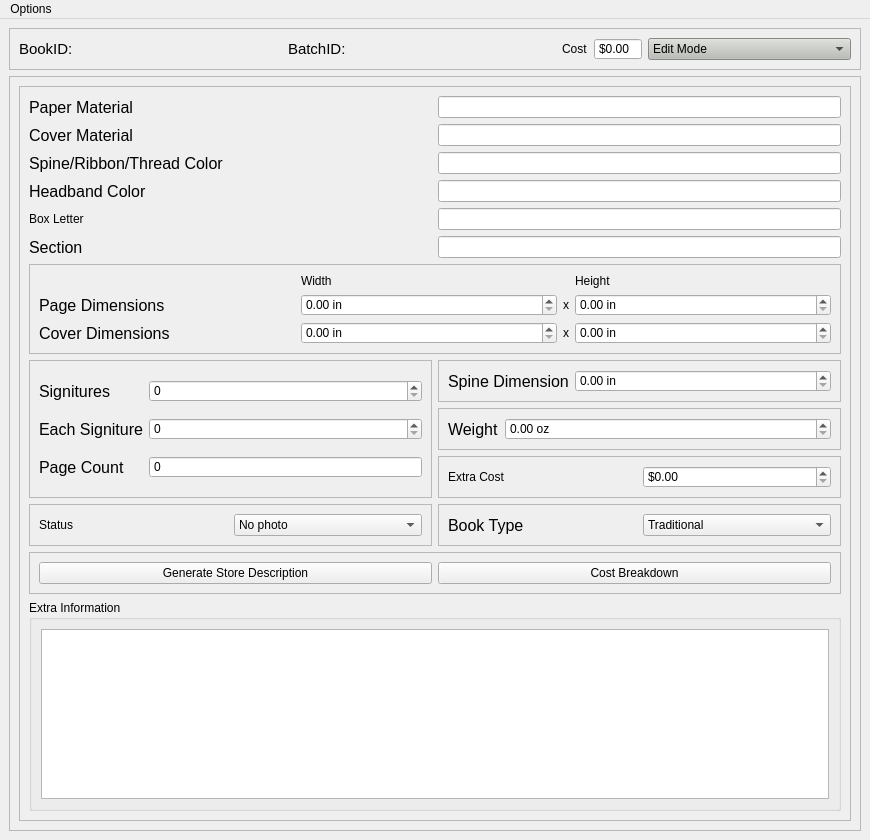
<?xml version="1.0" encoding="UTF-8"?>
<ui version="4.0">
 <class>MainWindow</class>
 <widget class="QMainWindow" name="MainWindow">
  <property name="windowModality">
   <enum>Qt::NonModal</enum>
  </property>
  <property name="geometry">
   <rect>
    <x>0</x>
    <y>0</y>
    <width>870</width>
    <height>840</height>
   </rect>
  </property>
  <property name="windowTitle">
   <string>Book Tracker</string>
  </property>
  <property name="styleSheet">
   <string notr="true">#centralwidget {
	padding: 10px;
}</string>
  </property>
  <property name="documentMode">
   <bool>false</bool>
  </property>
  <widget class="QWidget" name="centralwidget">
   <property name="styleSheet">
    <string notr="true">#centralwidget {
	padding: 10px;
	margin: 10px;
}</string>
   </property>
   <layout class="QVBoxLayout" name="verticalLayout">
    <item>
     <widget class="QFrame" name="idFrame">
      <property name="sizePolicy">
       <sizepolicy hsizetype="Preferred" vsizetype="Maximum">
        <horstretch>0</horstretch>
        <verstretch>0</verstretch>
       </sizepolicy>
      </property>
      <property name="frameShape">
       <enum>QFrame::StyledPanel</enum>
      </property>
      <property name="frameShadow">
       <enum>QFrame::Raised</enum>
      </property>
      <layout class="QHBoxLayout" name="horizontalLayout_2">
       <item>
        <widget class="QLabel" name="label">
         <property name="sizePolicy">
          <sizepolicy hsizetype="Minimum" vsizetype="Minimum">
           <horstretch>0</horstretch>
           <verstretch>0</verstretch>
          </sizepolicy>
         </property>
         <property name="font">
          <font>
           <pointsize>11</pointsize>
          </font>
         </property>
         <property name="text">
          <string>BookID:</string>
         </property>
        </widget>
       </item>
       <item>
        <widget class="QLabel" name="labelBookID">
         <property name="sizePolicy">
          <sizepolicy hsizetype="MinimumExpanding" vsizetype="Minimum">
           <horstretch>0</horstretch>
           <verstretch>0</verstretch>
          </sizepolicy>
         </property>
         <property name="font">
          <font>
           <family>Courier</family>
           <pointsize>12</pointsize>
           <weight>50</weight>
           <italic>false</italic>
           <bold>false</bold>
          </font>
         </property>
         <property name="styleSheet">
          <string notr="true">#labelBookID {
	font: Courier;
}</string>
         </property>
         <property name="text">
          <string> &lt;None&gt;</string>
         </property>
        </widget>
       </item>
       <item>
        <widget class="QLabel" name="label_3">
         <property name="sizePolicy">
          <sizepolicy hsizetype="Minimum" vsizetype="Minimum">
           <horstretch>0</horstretch>
           <verstretch>0</verstretch>
          </sizepolicy>
         </property>
         <property name="font">
          <font>
           <pointsize>11</pointsize>
          </font>
         </property>
         <property name="styleSheet">
          <string notr="true"/>
         </property>
         <property name="text">
          <string>BatchID:</string>
         </property>
        </widget>
       </item>
       <item>
        <widget class="QLabel" name="labelBatchID">
         <property name="sizePolicy">
          <sizepolicy hsizetype="MinimumExpanding" vsizetype="Minimum">
           <horstretch>0</horstretch>
           <verstretch>0</verstretch>
          </sizepolicy>
         </property>
         <property name="font">
          <font>
           <family>Courier</family>
           <pointsize>12</pointsize>
           <weight>50</weight>
           <italic>false</italic>
           <bold>false</bold>
          </font>
         </property>
         <property name="styleSheet">
          <string notr="true">#labelBatchID {
	font: Courier;
}</string>
         </property>
         <property name="text">
          <string> &lt;None&gt;</string>
         </property>
        </widget>
       </item>
       <item>
        <widget class="QLabel" name="label_24">
         <property name="text">
          <string>Cost</string>
         </property>
        </widget>
       </item>
       <item>
        <widget class="QDoubleSpinBox" name="spinCost">
         <property name="readOnly">
          <bool>true</bool>
         </property>
         <property name="buttonSymbols">
          <enum>QAbstractSpinBox::NoButtons</enum>
         </property>
         <property name="prefix">
          <string>$</string>
         </property>
        </widget>
       </item>
       <item>
        <widget class="QComboBox" name="comboMode">
         <property name="sizePolicy">
          <sizepolicy hsizetype="Expanding" vsizetype="Fixed">
           <horstretch>0</horstretch>
           <verstretch>0</verstretch>
          </sizepolicy>
         </property>
         <property name="font">
          <font/>
         </property>
         <property name="styleSheet">
          <string notr="true">#comboMode {
	background-color: rgb(186, 189, 182);
}</string>
         </property>
         <item>
          <property name="text">
           <string>Edit Mode</string>
          </property>
         </item>
         <item>
          <property name="text">
           <string>ReadOnly Mode</string>
          </property>
         </item>
        </widget>
       </item>
      </layout>
     </widget>
    </item>
    <item>
     <widget class="QScrollArea" name="scrollAreaDescription">
      <property name="sizePolicy">
       <sizepolicy hsizetype="Expanding" vsizetype="MinimumExpanding">
        <horstretch>0</horstretch>
        <verstretch>0</verstretch>
       </sizepolicy>
      </property>
      <property name="widgetResizable">
       <bool>true</bool>
      </property>
      <widget class="QWidget" name="scrollAreaWidgetContents">
       <property name="geometry">
        <rect>
         <x>0</x>
         <y>0</y>
         <width>821</width>
         <height>1024</height>
        </rect>
       </property>
       <layout class="QGridLayout" name="gridLayout_5">
        <item row="0" column="0">
         <widget class="QFrame" name="discriptionFrame">
          <property name="frameShape">
           <enum>QFrame::StyledPanel</enum>
          </property>
          <property name="frameShadow">
           <enum>QFrame::Raised</enum>
          </property>
          <layout class="QGridLayout" name="gridLayout">
           <item row="17" column="0" colspan="2">
            <widget class="QFrame" name="frame_10">
             <property name="sizePolicy">
              <sizepolicy hsizetype="Ignored" vsizetype="Preferred">
               <horstretch>0</horstretch>
               <verstretch>0</verstretch>
              </sizepolicy>
             </property>
             <property name="frameShape">
              <enum>QFrame::StyledPanel</enum>
             </property>
             <property name="frameShadow">
              <enum>QFrame::Raised</enum>
             </property>
             <layout class="QHBoxLayout" name="horizontalLayout_11">
              <item>
               <widget class="QPushButton" name="pushButtonGenStoreDiscription">
                <property name="text">
                 <string>Generate Store Description</string>
                </property>
               </widget>
              </item>
              <item>
               <widget class="QPushButton" name="buttonCostBreakdown">
                <property name="text">
                 <string>Cost Breakdown</string>
                </property>
               </widget>
              </item>
             </layout>
            </widget>
           </item>
           <item row="12" column="1">
            <widget class="QFrame" name="frame_6">
             <property name="sizePolicy">
              <sizepolicy hsizetype="Ignored" vsizetype="Preferred">
               <horstretch>0</horstretch>
               <verstretch>0</verstretch>
              </sizepolicy>
             </property>
             <property name="frameShape">
              <enum>QFrame::StyledPanel</enum>
             </property>
             <property name="frameShadow">
              <enum>QFrame::Raised</enum>
             </property>
             <layout class="QHBoxLayout" name="horizontalLayout_6">
              <item>
               <widget class="QLabel" name="label_13">
                <property name="sizePolicy">
                 <sizepolicy hsizetype="Minimum" vsizetype="Preferred">
                  <horstretch>0</horstretch>
                  <verstretch>0</verstretch>
                 </sizepolicy>
                </property>
                <property name="font">
                 <font>
                  <pointsize>12</pointsize>
                 </font>
                </property>
                <property name="text">
                 <string>Spine Dimension</string>
                </property>
               </widget>
              </item>
              <item>
               <widget class="QDoubleSpinBox" name="spinSpineDim">
                <property name="sizePolicy">
                 <sizepolicy hsizetype="MinimumExpanding" vsizetype="Fixed">
                  <horstretch>0</horstretch>
                  <verstretch>0</verstretch>
                 </sizepolicy>
                </property>
                <property name="suffix">
                 <string> in</string>
                </property>
               </widget>
              </item>
             </layout>
            </widget>
           </item>
           <item row="19" column="0" colspan="2">
            <widget class="QGroupBox" name="groupBox_9">
             <property name="sizePolicy">
              <sizepolicy hsizetype="Ignored" vsizetype="Maximum">
               <horstretch>0</horstretch>
               <verstretch>0</verstretch>
              </sizepolicy>
             </property>
             <property name="title">
              <string>Extra Information</string>
             </property>
             <layout class="QGridLayout" name="gridLayout_4">
              <item row="1" column="0">
               <widget class="QPlainTextEdit" name="editExtra">
                <property name="font">
                 <font>
                  <pointsize>12</pointsize>
                 </font>
                </property>
               </widget>
              </item>
             </layout>
            </widget>
           </item>
           <item row="14" column="1">
            <widget class="QFrame" name="frame_9">
             <property name="sizePolicy">
              <sizepolicy hsizetype="Ignored" vsizetype="MinimumExpanding">
               <horstretch>0</horstretch>
               <verstretch>0</verstretch>
              </sizepolicy>
             </property>
             <property name="frameShape">
              <enum>QFrame::StyledPanel</enum>
             </property>
             <property name="frameShadow">
              <enum>QFrame::Raised</enum>
             </property>
             <layout class="QGridLayout" name="gridLayout_6">
              <item row="0" column="0">
               <widget class="QLabel" name="label_10">
                <property name="text">
                 <string>Extra Cost</string>
                </property>
               </widget>
              </item>
              <item row="0" column="1">
               <widget class="QDoubleSpinBox" name="spinExtra">
                <property name="prefix">
                 <string>$</string>
                </property>
                <property name="suffix">
                 <string/>
                </property>
                <property name="singleStep">
                 <double>0.250000000000000</double>
                </property>
               </widget>
              </item>
             </layout>
            </widget>
           </item>
           <item row="2" column="0">
            <widget class="QLabel" name="label_12">
             <property name="sizePolicy">
              <sizepolicy hsizetype="Ignored" vsizetype="Preferred">
               <horstretch>0</horstretch>
               <verstretch>0</verstretch>
              </sizepolicy>
             </property>
             <property name="font">
              <font>
               <pointsize>12</pointsize>
              </font>
             </property>
             <property name="text">
              <string>Spine/Ribbon/Thread Color</string>
             </property>
            </widget>
           </item>
           <item row="1" column="1">
            <widget class="QLineEdit" name="editCoverMaterial">
             <property name="sizePolicy">
              <sizepolicy hsizetype="MinimumExpanding" vsizetype="Fixed">
               <horstretch>0</horstretch>
               <verstretch>0</verstretch>
              </sizepolicy>
             </property>
            </widget>
           </item>
           <item row="4" column="0">
            <widget class="QLabel" name="label_21">
             <property name="sizePolicy">
              <sizepolicy hsizetype="Ignored" vsizetype="Preferred">
               <horstretch>0</horstretch>
               <verstretch>0</verstretch>
              </sizepolicy>
             </property>
             <property name="font">
              <font>
               <pointsize>12</pointsize>
              </font>
             </property>
             <property name="text">
              <string>Headband Color</string>
             </property>
            </widget>
           </item>
           <item row="4" column="1">
            <widget class="QLineEdit" name="editHeadbandColor">
             <property name="sizePolicy">
              <sizepolicy hsizetype="MinimumExpanding" vsizetype="Fixed">
               <horstretch>0</horstretch>
               <verstretch>0</verstretch>
              </sizepolicy>
             </property>
            </widget>
           </item>
           <item row="0" column="0">
            <widget class="QLabel" name="label_9">
             <property name="sizePolicy">
              <sizepolicy hsizetype="Ignored" vsizetype="Preferred">
               <horstretch>0</horstretch>
               <verstretch>0</verstretch>
              </sizepolicy>
             </property>
             <property name="font">
              <font>
               <pointsize>12</pointsize>
              </font>
             </property>
             <property name="text">
              <string>Paper Material</string>
             </property>
            </widget>
           </item>
           <item row="2" column="1">
            <widget class="QLineEdit" name="editThreadColor">
             <property name="sizePolicy">
              <sizepolicy hsizetype="MinimumExpanding" vsizetype="Fixed">
               <horstretch>0</horstretch>
               <verstretch>0</verstretch>
              </sizepolicy>
             </property>
            </widget>
           </item>
           <item row="0" column="1">
            <widget class="QLineEdit" name="editPageMaterial">
             <property name="sizePolicy">
              <sizepolicy hsizetype="MinimumExpanding" vsizetype="Fixed">
               <horstretch>0</horstretch>
               <verstretch>0</verstretch>
              </sizepolicy>
             </property>
            </widget>
           </item>
           <item row="9" column="0">
            <widget class="QLabel" name="label_19">
             <property name="sizePolicy">
              <sizepolicy hsizetype="Ignored" vsizetype="Preferred">
               <horstretch>0</horstretch>
               <verstretch>0</verstretch>
              </sizepolicy>
             </property>
             <property name="font">
              <font>
               <pointsize>12</pointsize>
              </font>
             </property>
             <property name="text">
              <string>Section</string>
             </property>
            </widget>
           </item>
           <item row="16" column="1">
            <widget class="QFrame" name="frame_4">
             <property name="sizePolicy">
              <sizepolicy hsizetype="MinimumExpanding" vsizetype="Preferred">
               <horstretch>0</horstretch>
               <verstretch>0</verstretch>
              </sizepolicy>
             </property>
             <property name="frameShape">
              <enum>QFrame::StyledPanel</enum>
             </property>
             <property name="frameShadow">
              <enum>QFrame::Raised</enum>
             </property>
             <layout class="QHBoxLayout" name="horizontalLayout_10">
              <item>
               <widget class="QLabel" name="label_22">
                <property name="font">
                 <font>
                  <pointsize>12</pointsize>
                 </font>
                </property>
                <property name="text">
                 <string>Book Type</string>
                </property>
               </widget>
              </item>
              <item>
               <widget class="QComboBox" name="comboBookType">
                <item>
                 <property name="text">
                  <string>Traditional</string>
                 </property>
                </item>
                <item>
                 <property name="text">
                  <string>Coptic</string>
                 </property>
                </item>
                <item>
                 <property name="text">
                  <string>Coptic (2 needle)</string>
                 </property>
                </item>
                <item>
                 <property name="text">
                  <string>StabStich</string>
                 </property>
                </item>
                <item>
                 <property name="text">
                  <string>Quarter</string>
                 </property>
                </item>
                <item>
                 <property name="text">
                  <string>Long Stich</string>
                 </property>
                </item>
               </widget>
              </item>
             </layout>
            </widget>
           </item>
           <item row="9" column="1">
            <widget class="QLineEdit" name="editSection">
             <property name="sizePolicy">
              <sizepolicy hsizetype="MinimumExpanding" vsizetype="Fixed">
               <horstretch>0</horstretch>
               <verstretch>0</verstretch>
              </sizepolicy>
             </property>
            </widget>
           </item>
           <item row="13" column="1">
            <widget class="QFrame" name="frame_5">
             <property name="sizePolicy">
              <sizepolicy hsizetype="Ignored" vsizetype="Preferred">
               <horstretch>0</horstretch>
               <verstretch>0</verstretch>
              </sizepolicy>
             </property>
             <property name="frameShape">
              <enum>QFrame::StyledPanel</enum>
             </property>
             <property name="frameShadow">
              <enum>QFrame::Raised</enum>
             </property>
             <layout class="QHBoxLayout" name="horizontalLayout_7">
              <item>
               <widget class="QLabel" name="label_16">
                <property name="sizePolicy">
                 <sizepolicy hsizetype="Minimum" vsizetype="Preferred">
                  <horstretch>0</horstretch>
                  <verstretch>0</verstretch>
                 </sizepolicy>
                </property>
                <property name="font">
                 <font>
                  <pointsize>12</pointsize>
                 </font>
                </property>
                <property name="text">
                 <string>Weight</string>
                </property>
               </widget>
              </item>
              <item>
               <widget class="QDoubleSpinBox" name="spinWeight">
                <property name="sizePolicy">
                 <sizepolicy hsizetype="MinimumExpanding" vsizetype="Fixed">
                  <horstretch>0</horstretch>
                  <verstretch>0</verstretch>
                 </sizepolicy>
                </property>
                <property name="suffix">
                 <string> oz</string>
                </property>
               </widget>
              </item>
             </layout>
            </widget>
           </item>
           <item row="1" column="0">
            <widget class="QLabel" name="label_4">
             <property name="sizePolicy">
              <sizepolicy hsizetype="Ignored" vsizetype="Preferred">
               <horstretch>0</horstretch>
               <verstretch>0</verstretch>
              </sizepolicy>
             </property>
             <property name="font">
              <font>
               <pointsize>12</pointsize>
              </font>
             </property>
             <property name="text">
              <string>Cover Material</string>
             </property>
            </widget>
           </item>
           <item row="11" column="0" colspan="2">
            <widget class="QFrame" name="frame_2">
             <property name="sizePolicy">
              <sizepolicy hsizetype="MinimumExpanding" vsizetype="Preferred">
               <horstretch>0</horstretch>
               <verstretch>0</verstretch>
              </sizepolicy>
             </property>
             <property name="frameShape">
              <enum>QFrame::StyledPanel</enum>
             </property>
             <property name="frameShadow">
              <enum>QFrame::Raised</enum>
             </property>
             <layout class="QGridLayout" name="gridLayout_3">
              <item row="1" column="4">
               <widget class="QDoubleSpinBox" name="spinPageDimY">
                <property name="suffix">
                 <string> in</string>
                </property>
               </widget>
              </item>
              <item row="1" column="0">
               <widget class="QLabel" name="label_8">
                <property name="sizePolicy">
                 <sizepolicy hsizetype="Ignored" vsizetype="Preferred">
                  <horstretch>0</horstretch>
                  <verstretch>0</verstretch>
                 </sizepolicy>
                </property>
                <property name="font">
                 <font>
                  <pointsize>12</pointsize>
                 </font>
                </property>
                <property name="text">
                 <string>Page Dimensions</string>
                </property>
               </widget>
              </item>
              <item row="0" column="4">
               <widget class="QLabel" name="label_17">
                <property name="text">
                 <string>Height</string>
                </property>
               </widget>
              </item>
              <item row="2" column="0">
               <widget class="QLabel" name="label_5">
                <property name="sizePolicy">
                 <sizepolicy hsizetype="Ignored" vsizetype="Preferred">
                  <horstretch>0</horstretch>
                  <verstretch>0</verstretch>
                 </sizepolicy>
                </property>
                <property name="font">
                 <font>
                  <pointsize>12</pointsize>
                 </font>
                </property>
                <property name="styleSheet">
                 <string notr="true">#label_5 {
	
}</string>
                </property>
                <property name="text">
                 <string>Cover Dimensions</string>
                </property>
               </widget>
              </item>
              <item row="0" column="2">
               <widget class="QLabel" name="label_15">
                <property name="text">
                 <string>Width</string>
                </property>
               </widget>
              </item>
              <item row="1" column="3">
               <widget class="QLabel" name="label_7">
                <property name="sizePolicy">
                 <sizepolicy hsizetype="Fixed" vsizetype="Preferred">
                  <horstretch>0</horstretch>
                  <verstretch>0</verstretch>
                 </sizepolicy>
                </property>
                <property name="text">
                 <string>x</string>
                </property>
               </widget>
              </item>
              <item row="1" column="2">
               <widget class="QDoubleSpinBox" name="spinPageDimX">
                <property name="suffix">
                 <string> in</string>
                </property>
               </widget>
              </item>
              <item row="2" column="3">
               <widget class="QLabel" name="label_6">
                <property name="text">
                 <string>x</string>
                </property>
               </widget>
              </item>
              <item row="2" column="4">
               <widget class="QDoubleSpinBox" name="spinCoverDimY">
                <property name="suffix">
                 <string> in</string>
                </property>
               </widget>
              </item>
              <item row="2" column="2">
               <widget class="QDoubleSpinBox" name="spinCoverDimX">
                <property name="sizePolicy">
                 <sizepolicy hsizetype="Minimum" vsizetype="Preferred">
                  <horstretch>0</horstretch>
                  <verstretch>0</verstretch>
                 </sizepolicy>
                </property>
                <property name="suffix">
                 <string> in</string>
                </property>
               </widget>
              </item>
             </layout>
            </widget>
           </item>
           <item row="16" column="0">
            <widget class="QFrame" name="frame_11">
             <property name="frameShape">
              <enum>QFrame::StyledPanel</enum>
             </property>
             <property name="frameShadow">
              <enum>QFrame::Raised</enum>
             </property>
             <layout class="QHBoxLayout" name="horizontalLayout">
              <item>
               <widget class="QLabel" name="label_2">
                <property name="text">
                 <string>Status</string>
                </property>
               </widget>
              </item>
              <item>
               <widget class="QComboBox" name="comboStatus">
                <item>
                 <property name="text">
                  <string>No photo</string>
                 </property>
                </item>
                <item>
                 <property name="text">
                  <string>Drafted</string>
                 </property>
                </item>
                <item>
                 <property name="text">
                  <string>Drafted (w photo)</string>
                 </property>
                </item>
                <item>
                 <property name="text">
                  <string>Published</string>
                 </property>
                </item>
                <item>
                 <property name="text">
                  <string>Sold</string>
                 </property>
                </item>
               </widget>
              </item>
             </layout>
            </widget>
           </item>
           <item row="12" column="0" rowspan="3">
            <widget class="QFrame" name="frame_7">
             <property name="sizePolicy">
              <sizepolicy hsizetype="MinimumExpanding" vsizetype="Preferred">
               <horstretch>0</horstretch>
               <verstretch>0</verstretch>
              </sizepolicy>
             </property>
             <property name="frameShape">
              <enum>QFrame::StyledPanel</enum>
             </property>
             <property name="frameShadow">
              <enum>QFrame::Raised</enum>
             </property>
             <layout class="QGridLayout" name="gridLayout_2">
              <item row="2" column="1">
               <widget class="QSpinBox" name="spinPagesPerSig">
                <property name="sizePolicy">
                 <sizepolicy hsizetype="Expanding" vsizetype="Fixed">
                  <horstretch>0</horstretch>
                  <verstretch>0</verstretch>
                 </sizepolicy>
                </property>
               </widget>
              </item>
              <item row="2" column="0">
               <widget class="QLabel" name="label_14">
                <property name="sizePolicy">
                 <sizepolicy hsizetype="Minimum" vsizetype="Preferred">
                  <horstretch>0</horstretch>
                  <verstretch>0</verstretch>
                 </sizepolicy>
                </property>
                <property name="font">
                 <font>
                  <pointsize>12</pointsize>
                 </font>
                </property>
                <property name="text">
                 <string>Each Signiture</string>
                </property>
               </widget>
              </item>
              <item row="0" column="0">
               <widget class="QLabel" name="label_20">
                <property name="font">
                 <font>
                  <pointsize>12</pointsize>
                 </font>
                </property>
                <property name="text">
                 <string>Signitures</string>
                </property>
               </widget>
              </item>
              <item row="3" column="0">
               <widget class="QLabel" name="label_11">
                <property name="sizePolicy">
                 <sizepolicy hsizetype="Minimum" vsizetype="Preferred">
                  <horstretch>0</horstretch>
                  <verstretch>0</verstretch>
                 </sizepolicy>
                </property>
                <property name="font">
                 <font>
                  <pointsize>12</pointsize>
                 </font>
                </property>
                <property name="text">
                 <string>Page Count</string>
                </property>
               </widget>
              </item>
              <item row="0" column="1">
               <widget class="QSpinBox" name="spinSignitures">
                <property name="sizePolicy">
                 <sizepolicy hsizetype="Expanding" vsizetype="Fixed">
                  <horstretch>0</horstretch>
                  <verstretch>0</verstretch>
                 </sizepolicy>
                </property>
               </widget>
              </item>
              <item row="3" column="1">
               <widget class="QSpinBox" name="spinPages">
                <property name="sizePolicy">
                 <sizepolicy hsizetype="Expanding" vsizetype="Fixed">
                  <horstretch>0</horstretch>
                  <verstretch>0</verstretch>
                 </sizepolicy>
                </property>
                <property name="readOnly">
                 <bool>true</bool>
                </property>
                <property name="buttonSymbols">
                 <enum>QAbstractSpinBox::NoButtons</enum>
                </property>
                <property name="maximum">
                 <number>1000</number>
                </property>
               </widget>
              </item>
             </layout>
            </widget>
           </item>
           <item row="8" column="0">
            <widget class="QLabel" name="label_23">
             <property name="text">
              <string>Box Letter</string>
             </property>
            </widget>
           </item>
           <item row="8" column="1">
            <widget class="QLineEdit" name="editBox"/>
           </item>
          </layout>
         </widget>
        </item>
       </layout>
      </widget>
     </widget>
    </item>
   </layout>
  </widget>
  <widget class="QMenuBar" name="menubar">
   <property name="geometry">
    <rect>
     <x>0</x>
     <y>0</y>
     <width>870</width>
     <height>33</height>
    </rect>
   </property>
   <widget class="QMenu" name="menuOptions">
    <property name="title">
     <string>Options</string>
    </property>
    <widget class="QMenu" name="menuNew_Entry">
     <property name="title">
      <string>New Entry</string>
     </property>
     <addaction name="actionNewCurrent"/>
     <addaction name="actionNewNew"/>
    </widget>
    <addaction name="actionSaveClose"/>
    <addaction name="menuNew_Entry"/>
    <addaction name="actionLoad"/>
    <addaction name="actionMove_Entry"/>
   </widget>
   <addaction name="menuOptions"/>
  </widget>
  <action name="actionLoad">
   <property name="text">
    <string>Load Entry</string>
   </property>
  </action>
  <action name="actionClose">
   <property name="text">
    <string>Close Entry</string>
   </property>
  </action>
  <action name="actionOpen_Folder">
   <property name="text">
    <string>Open Entry Folder</string>
   </property>
  </action>
  <action name="actionSettings">
   <property name="text">
    <string>Settings</string>
   </property>
  </action>
  <action name="actionNewCurrent">
   <property name="text">
    <string>New entry on current batch</string>
   </property>
  </action>
  <action name="actionNewNew">
   <property name="text">
    <string>New entry on new batch</string>
   </property>
  </action>
  <action name="actionSaveClose">
   <property name="text">
    <string>Save and Close</string>
   </property>
  </action>
  <action name="actionMove_Entry">
   <property name="text">
    <string>Move Entry</string>
   </property>
  </action>
 </widget>
 <tabstops>
  <tabstop>editPageMaterial</tabstop>
  <tabstop>editCoverMaterial</tabstop>
  <tabstop>editThreadColor</tabstop>
  <tabstop>editHeadbandColor</tabstop>
  <tabstop>editBox</tabstop>
  <tabstop>editSection</tabstop>
  <tabstop>spinPageDimX</tabstop>
  <tabstop>spinPageDimY</tabstop>
  <tabstop>spinSignitures</tabstop>
  <tabstop>spinPagesPerSig</tabstop>
  <tabstop>spinSpineDim</tabstop>
  <tabstop>spinWeight</tabstop>
  <tabstop>scrollAreaDescription</tabstop>
  <tabstop>spinExtra</tabstop>
  <tabstop>comboStatus</tabstop>
  <tabstop>comboBookType</tabstop>
  <tabstop>pushButtonGenStoreDiscription</tabstop>
  <tabstop>buttonCostBreakdown</tabstop>
  <tabstop>comboMode</tabstop>
  <tabstop>editExtra</tabstop>
  <tabstop>spinPages</tabstop>
  <tabstop>spinCost</tabstop>
 </tabstops>
 <resources/>
 <connections/>
</ui>
